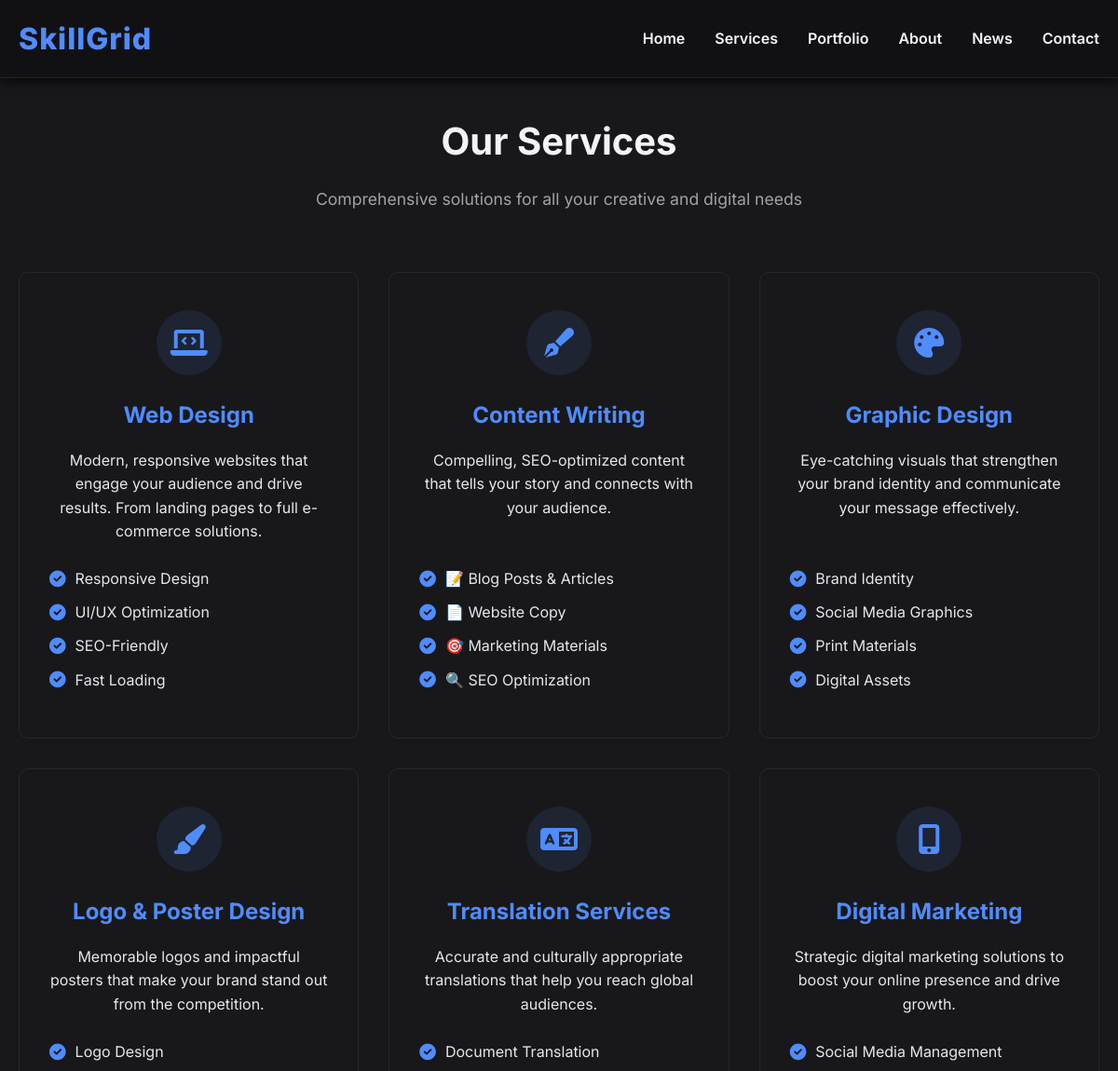
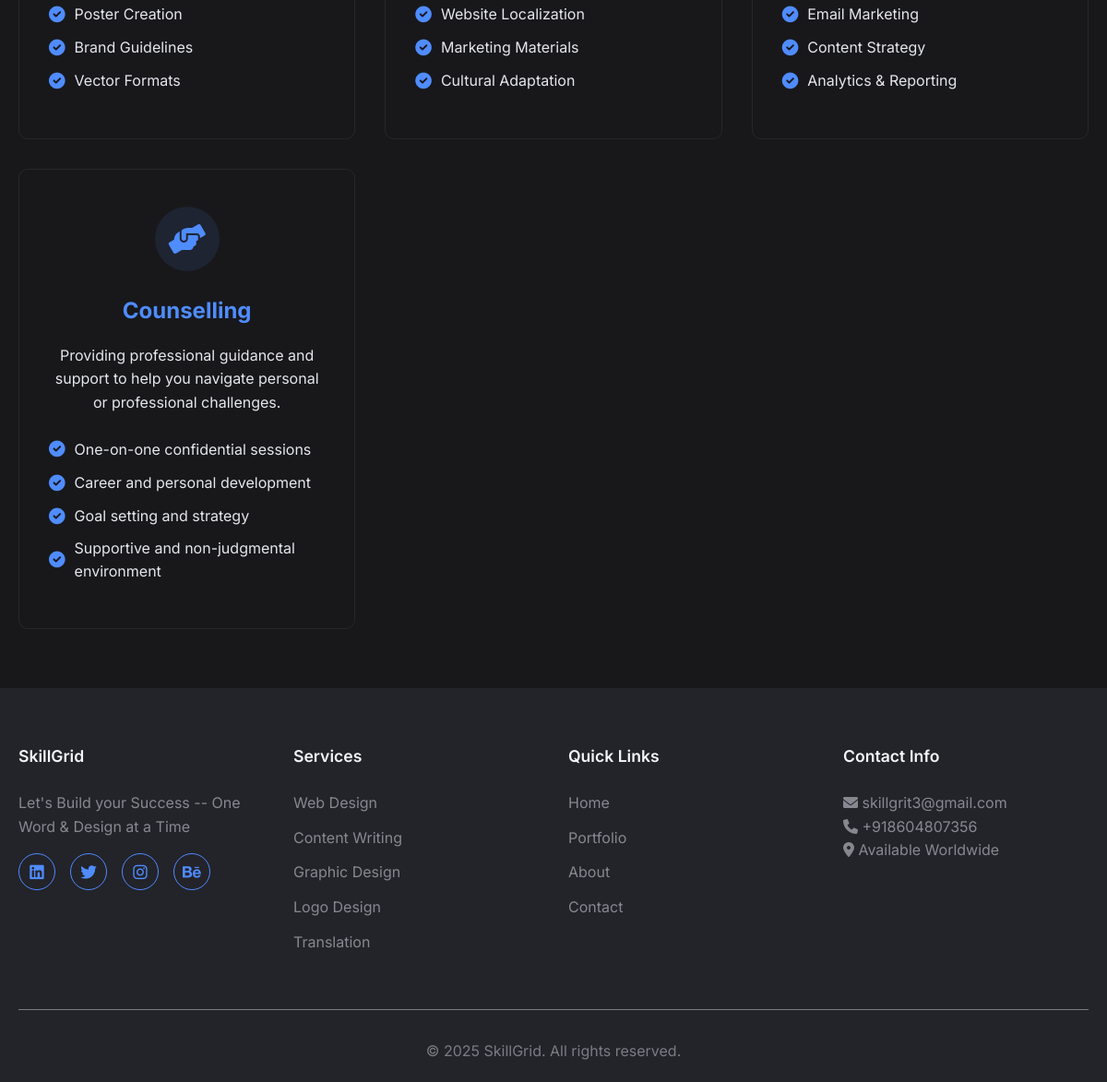
Page /services/ on the committed database (2 pictures, top to bottom).
### core/models.py (models this page shows, shortened)
class Service(models.Model):
    CATEGORY_CHOICES = [
        ('web', 'Web Design'),
        ('content', 'Content Writing'),
        ('graphic', 'Graphic Design'),
        ('logo', 'Logo Design'),
        ('translation', 'Translation'),
        ('marketing', 'Digital Marketing'),
        ('notes', 'Notes'),
    ]
    title = models.CharField(max_length=100)
    description = models.TextField()
    detailed_description = models.TextField(blank=True)
    price_info = models.TextField(blank=True)
    slug = models.SlugField(max_length=100, unique=True, blank=True, null=True)
    category = models.CharField(max_length=20, choices=CATEGORY_CHOICES)
    icon_class = models.CharField(max_length=50, help_text="FontAwesome icon class (e.g., fas fa-laptop-code)")
    features = models.JSONField(default=list, help_text="List of service features")
    is_active = models.BooleanField(default=True)
    order = models.IntegerField(default=0)
    created_at = models.DateTimeField(auto_now_add=True)
    updated_at = models.DateTimeField(auto_now=True)
    class Meta:
        ordering = ['order', 'title']

class SiteSettings(models.Model):
    site_name = models.CharField(max_length=100, default="SkillGrid")
    site_description = models.TextField(blank=True)
    hero_title = models.CharField(max_length=200)
    hero_subtitle = models.CharField(max_length=200)
    hero_description = models.TextField()
    contact_email = models.EmailField()
    contact_phone = models.CharField(max_length=20)
    address = models.TextField(blank=True)
    social_facebook = models.URLField(blank=True)
    social_twitter = models.URLField(blank=True)
    social_linkedin = models.URLField(blank=True)
    social_instagram = models.URLField(blank=True)
    social_behance = models.URLField(blank=True)
    created_at = models.DateTimeField(auto_now_add=True)
    updated_at = models.DateTimeField(auto_now=True)
    class Meta:
        verbose_name = "Site Settings"
        verbose_name_plural = "Site Settings"

### core/views.py (the view)
# urls.py: path('services/', views.ServicesView.as_view(), name='services'),
class ServicesView(TemplateView):
    template_name = 'core/services.html'
    def get_context_data(self, **kwargs):
        context = super().get_context_data(**kwargs)
        context['services'] = Service.objects.filter(is_active=True)
        context['site_settings'] = SiteSettings.objects.first()
        return context

### templates/core/services.html (shortened to what this page needs)
{% extends 'base.html' %}
{% load static %}
{% block content %}
<section id="services" class="services" style="padding-top: 120px; min-height: 100vh;">
    <div class="container">
        <div class="section-header">
            <h2>Our Services</h2>
            <p>Comprehensive solutions for all your creative and digital needs</p>
        </div>
        <div class="services-grid">
            {% for service in services %}
            <div class="service-card">
                <div class="service-icon">
                    <i class="{{ service.icon_class }}"></i>
                </div>
                <h3>{{ service.title }}</h3>
                <p>{{ service.description }}</p>
                {% if service.features %}
                <ul class="service-features">
                    {% for feature in service.features %}
                        <li>
                            {% if feature.feature %}
                                {{ feature.feature|safe }}
                            {% else %}
                                {{ feature|safe }}
                            {% endif %}
                        </li>
                    {% endfor %}
                </ul>
                {% endif %}
            </div>
            {% empty %}
            <div class="section-header">
                <p>No services are available at the moment. Please check back later.</p>
            </div>
            {% endfor %}
        </div>
    </div>
</section>
{% endblock %}

### templates/base.html (shortened to what this page needs)
<!DOCTYPE html>
<html lang="en">
<head>
    {% load static %}
    <link rel="stylesheet" href="{% static 'css/styles.css' %}">
    <link href="https://cdnjs.cloudflare.com/ajax/libs/font-awesome/6.0.0/css/all.min.css" rel="stylesheet">
</head>
<body>
    <nav class="navbar">
        <div class="nav-container">
            <div class="nav-logo">
                <h2>
                    <span>S</span><span>k</span><span>i</span><span>l</span><span>l</span><span>G</span><span>r</span><span>i</span><span>d</span>
                </h2>
            </div>
            <ul class="nav-menu">
                <li class="nav-item">
                    <a href="{% url 'core:home' %}" class="nav-link">Home</a>
                </li>
                <li class="nav-item">
                    <a href="{% url 'core:services' %}" class="nav-link">Services</a>
                </li>
                <li class="nav-item">
                    <a href="{% url 'portfolio:portfolio_list' %}" class="nav-link">Portfolio</a>
                </li>
                <li class="nav-item">
                    <a href="{% url 'core:about' %}" class="nav-link">About</a>
                </li>
                <li class="nav-item">
                    <a href="{% url 'news:news_list' %}" class="nav-link">News</a>
                </li>
                <li class="nav-item">
                    <a href="{% url 'contact:contact' %}" class="nav-link">Contact</a>
                </li>
            </ul>
        </div>
    </nav>
    <main>
        {% block content %}{% endblock %}
    </main>
    <footer class="footer">
        <div class="container">
            <div class="footer-content">
                <div class="footer-section">
                    <h3>{{ site_settings.site_name|default:"SkillGrid" }}</h3>
                    <p>{{ site_settings.site_description|default:"Professional freelance services for all your creative and digital needs." }}</p>
                    <div class="social-links">
                        {% if site_settings.social_linkedin %}
                            <a href="{{ site_settings.social_linkedin }}" target="_blank"><i class="fab fa-linkedin"></i></a>
                        {% endif %}
                        {% if site_settings.social_twitter %}
                            <a href="https://x.com/MananKumar89839" target="_blank"><i class="fab fa-twitter"></i></a>
                        {% endif %}
                        {% if site_settings.social_instagram %}
                            <a href="{{ site_settings.social_instagram }}" target="_blank"><i class="fab fa-instagram"></i></a>
                        {% endif %}
                        {% if site_settings.social_behance %}
                            <a href="{{ site_settings.social_behance }}" target="_blank"><i class="fab fa-behance"></i></a>
                        {% endif %}
                    </div>
                </div>
                <div class="footer-section">
                    <h4>Services</h4>
                    <ul>
                        <li><a href="{% url 'core:services' %}">Web Design</a></li>
                        <li><a href="{% url 'core:services' %}">Content Writing</a></li>
                        <li><a href="{% url 'core:services' %}">Graphic Design</a></li>
                        <li><a href="{% url 'core:services' %}">Logo Design</a></li>
                        <li><a href="{% url 'core:services' %}">Translation</a></li>
                    </ul>
                </div>
                <div class="footer-section">
                    <h4>Quick Links</h4>
                    <ul>
                        <li><a href="{% url 'core:home' %}">Home</a></li>
                        <li><a href="{% url 'portfolio:portfolio_list' %}">Portfolio</a></li>
                        <li><a href="{% url 'core:about' %}">About</a></li>
                        <li><a href="{% url 'contact:contact' %}">Contact</a></li>
                    </ul>
                </div>
                <div class="footer-section">
                    <h4>Contact Info</h4>
                    {% if site_settings.contact_email %}
                        <p><i class="fas fa-envelope"></i> {{ site_settings.contact_email }}</p>
                    {% endif %}
                    {% if site_settings.contact_phone %}
                        <p><i class="fas fa-phone"></i> {{ site_settings.contact_phone }}</p>
                    {% endif %}
                    {% if site_settings.address %}
                        <p><i class="fas fa-map-marker-alt"></i> {{ site_settings.address }}</p>
                    {% else %}
                        <p><i class="fas fa-map-marker-alt"></i> Available Worldwide</p>
                    {% endif %}
                </div>
            </div>
            <div class="footer-bottom">
                <p>&copy; {% now "Y" %} {{ site_settings.site_name|default:"SkillGrid" }}. All rights reserved.</p>
            </div>
        </div>
    </footer>
</body>
</html>

### rows in the picture
Service: title "Web Design", description "Modern, responsive websites that engage your audience and drive results. From landing pages to full e-commerce solutions.", features "Responsive Design" "UI/UX Optimization" "SEO-Friendly" "Fast Loading"
Service: title "Content Writing", description "Compelling, SEO-optimized content that tells your story and connects with your audience.", features "📝 Blog Posts & Articles" "📄 Website Copy" "🎯 Marketing Materials" "🔍 SEO Optimization"
Service: title "Graphic Design", description "Eye-catching visuals that strengthen your brand identity and communicate your message effectively.", features "Brand Identity" "Social Media Graphics" "Print Materials" "Digital Assets"
Service: title "Logo & Poster Design", description "Memorable logos and impactful posters that make your brand stand out from the competition.", features "Logo Design" "Poster Creation" "Brand Guidelines" "Vector Formats"
Service: title "Translation Services", description "Accurate and culturally appropriate translations that help you reach global audiences.", features "Document Translation" "Website Localization" "Marketing Materials" "Cultural Adaptation"
Service: title "Digital Marketing", description "Strategic digital marketing solutions to boost your online presence and drive growth.", features "Social Media Management" "Email Marketing" "Content Strategy" "Analytics & Reporting"
Service: title "Counselling", description "Providing professional guidance and support to help you navigate personal or professional challenges.", features "One-on-one confidential sessions" "Career and personal development" "Goal setting and strategy" "Supportive and non-judgmental environment"
SiteSettings: site_name "SkillGrid", site_description "Let's Build your Success -- One Word & Design at a Time", contact_email "skillgrit3@gmail.com", contact_phone "+918604807356", address "Available Worldwide"
